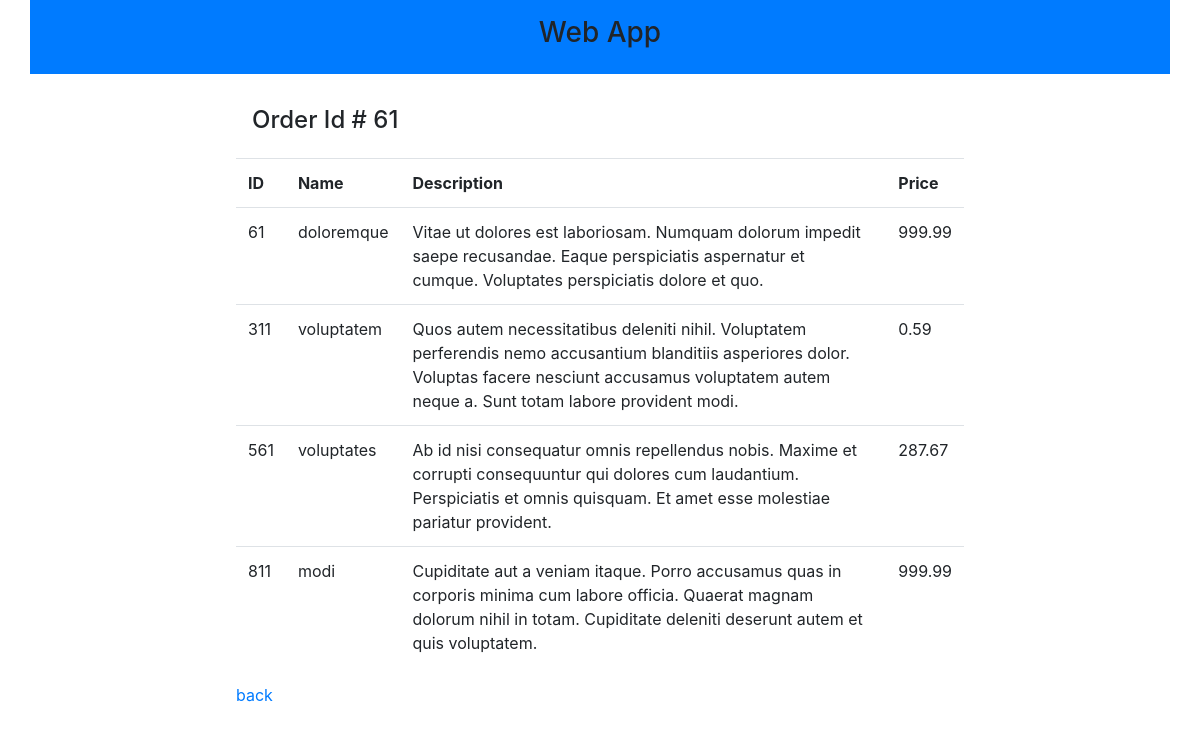
Screenshot of /order.php?orderId=61 (signed in) with the database file from the repository.
### tables this page shows
CREATE TABLE `order_item` (
  `id` int(11) NOT NULL AUTO_INCREMENT,
  `order_id` int(11) NOT NULL,
  `item_name` varchar(255) NOT NULL,
  `item_description` varchar(500) NOT NULL,
  `item_price` decimal(5,2) NOT NULL,
  PRIMARY KEY (`id`)
);

### order.php (the view, shortened to what this page needs)
<!DOCTYPE HTML>
<html lang="en">
	<head>
			<link rel="stylesheet" href="https://cdnjs.cloudflare.com/ajax/libs/twitter-bootstrap/4.1.3/css/bootstrap.min.css"/>
			<link rel="stylesheet" href="https://cdnjs.cloudflare.com/ajax/libs/font-awesome/4.7.0/css/font-awesome.min.css"/>
	</head>
	<body>
		<div class="container">
			<div class="row bg-primary">
				<div class="col-sm-12 text-center p-3">
					<h3>Web App</h2>
				</div>
			</div>
			<div class="row">
				<div class="col-sm-2 p-3">
				</div>
				<div class="col-sm-8 p-3">
					<?php
					$isLoggedIn = isset($_SESSION['isLoggedIn']) ? $_SESSION['isLoggedIn'] : false;
					$orderId = isset($_REQUEST['orderId']) ? $_REQUEST['orderId'] : false;
					if ($isLoggedIn === true) {
						echo "<h4 class='p-3'>Order Id # " . $orderId . "</h4>";
						$db_servername = "localhost";
						$db_username = "orders_user";
						$db_password = "passw0rd";
						$db_name = "orders";
						$db_conn = new mysqli($db_servername, $db_username, $db_password, $db_name);
						$sql = "SELECT id, item_description, item_name, item_price FROM order_item WHERE order_id = " . $orderId;
						$db_result = $db_conn->query($sql);
						if ($db_result->num_rows > 0) {
							echo "<table class='table'><tr><th>ID</th><th>Name</td><th>Description</th><th>Price</th></tr>";
							while($row = $db_result->fetch_assoc()) {
								echo "<tr><td>".$row["id"]."</td><td>".$row["item_name"]."</td><td>".$row["item_description"]."</td><td>".$row["item_price"]."</td></tr>";
							}
							echo "</table>";
						} else {
							echo "0 results";
						}
						echo "<p><a href='report.php'>back</a></p>";
					} else {
						echo '<script type="text/javascript">
							window.location = "index.php"
						</script>';
					}
					?>
				</div>
				<div class="col-sm-2 p-3">
				</div>
			</div>
		</div>
	</body>
</html>

### rows the page displays
order_item: id "61", item_name "doloremque", item_description "Vitae ut dolores est laboriosam. Numquam dolorum impedit saepe recusandae. Eaque perspiciatis aspernatur et cumque. Voluptates perspiciatis dolore et quo.", item_price "999.99"
order_item: id "311", item_name "voluptatem", item_description "Quos autem necessitatibus deleniti nihil. Voluptatem perferendis nemo accusantium blanditiis asperiores dolor. Voluptas facere nesciunt accusamus voluptatem autem neque a. Sunt totam labore provident modi.", item_price "0.59"
order_item: id "561", item_name "voluptates", item_description "Ab id nisi consequatur omnis repellendus nobis. Maxime et corrupti consequuntur qui dolores cum laudantium. Perspiciatis et omnis quisquam. Et amet esse molestiae pariatur provident.", item_price "287.67"
order_item: id "811", item_name "modi", item_description "Cupiditate aut a veniam itaque. Porro accusamus quas in corporis minima cum labore officia. Quaerat magnam dolorum nihil in totam. Cupiditate deleniti deserunt autem et quis voluptatem.", item_price "999.99"

### other values shown
$orderId "61"
